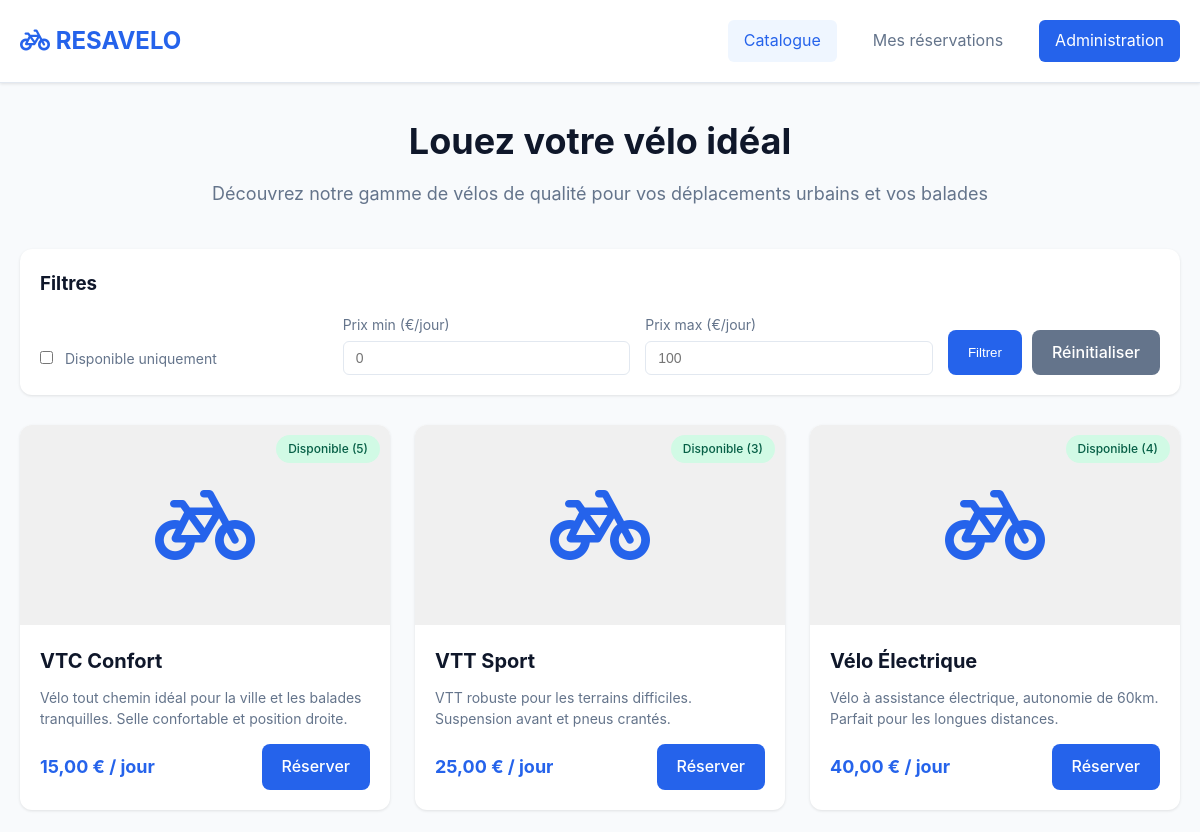
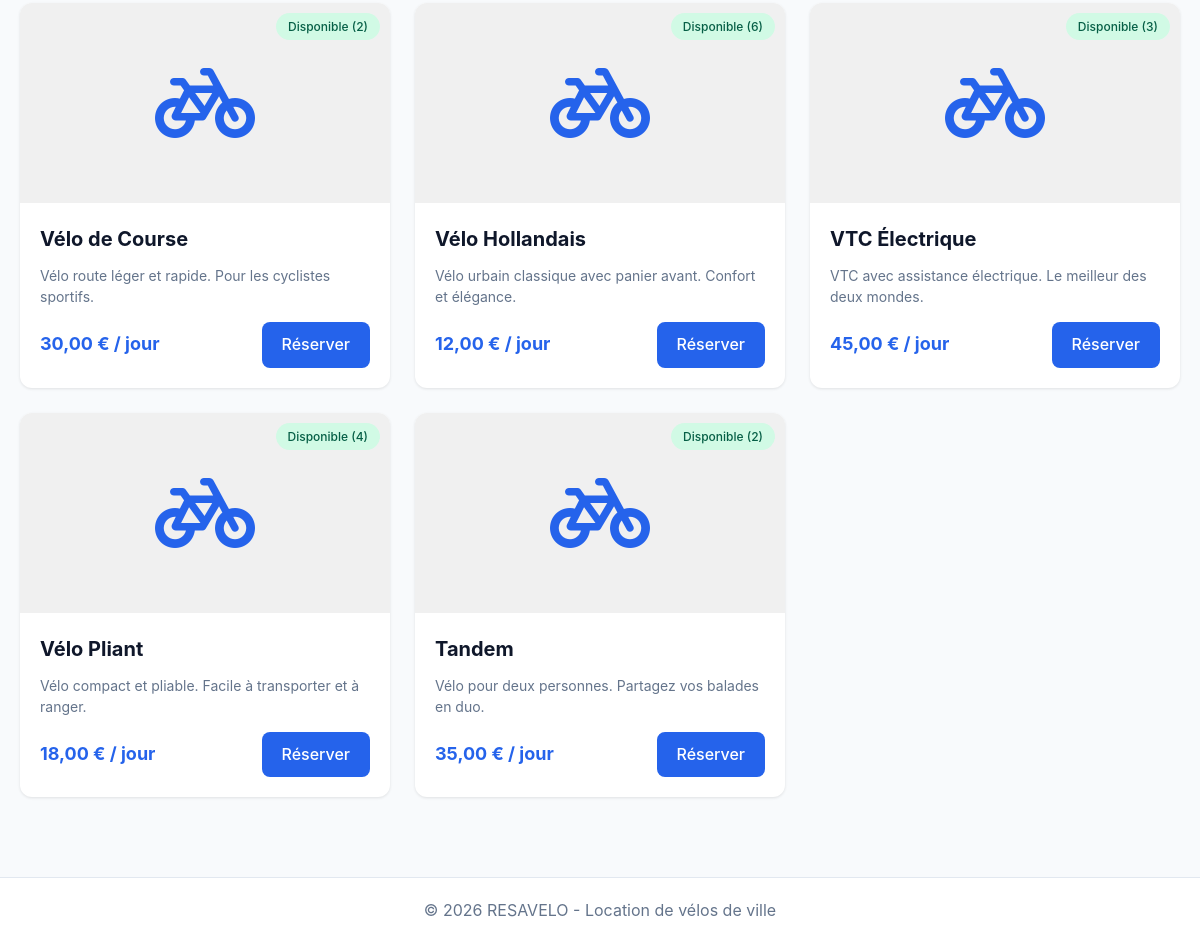
The page / on the database its author committed (2 pictures, top to bottom).
### tables this page shows
CREATE TABLE IF NOT EXISTS velos (
    id INT AUTO_INCREMENT PRIMARY KEY,
    name VARCHAR(100) NOT NULL,
    price DECIMAL(10, 2) NOT NULL,
    quantity INT NOT NULL DEFAULT 0,
    description TEXT,
    image_url VARCHAR(255),
    created_at TIMESTAMP DEFAULT CURRENT_TIMESTAMP
);

### includes/functions_velos.php (called while the page is built, shortened)
<?php
function getAllVelos($pdo, $filters = []) {
    $sql = "SELECT * FROM velos WHERE 1=1";
    $params = [];
    $sql .= " ORDER BY created_at DESC";
    try {
        $stmt = $pdo->prepare($sql);
        $stmt->execute($params);
        return $stmt->fetchAll();
    } catch (PDOException $e) {
        error_log("Erreur getAllVelos: " . $e->getMessage());
        return [];
    }
}

### includes/functions_calculation.php (called while the page is built, shortened)
<?php
function formatPrice($amount) {
    return number_format($amount, 2, ',', ' ') . ' €';
}

### public/index.php (the view, shortened to what this page needs)
<?php
require_once __DIR__ . '/../config/db_connect.php';
require_once __DIR__ . '/../includes/functions_velos.php';
require_once __DIR__ . '/../includes/functions_calculation.php';
$filters = [];
$velos = getAllVelos($pdo, $filters);
?>
<!DOCTYPE html>
<html lang="fr">
<head>
    <link rel="stylesheet" href="https://cdnjs.cloudflare.com/ajax/libs/font-awesome/6.4.0/css/all.min.css">
    <link rel="stylesheet" href="../assets/css/style.css">
</head>
<body>
    <header class="header">
        <div class="container">
            <div class="header-content">
                <h1 class="logo"><i class="fas fa-bicycle"></i> RESAVELO</h1>
                <nav class="nav">
                    <a href="index.php" class="nav-link active">Catalogue</a>
                    <a href="mes_reservations.php" class="nav-link">Mes réservations</a>
                    <a href="../admin/index.php" class="nav-link nav-link-admin">Administration</a>
                </nav>
            </div>
        </div>
    </header>
    <main class="main">
        <div class="container">
            <section class="hero">
                <h2>Louez votre vélo idéal</h2>
                <p>Découvrez notre gamme de vélos de qualité pour vos déplacements urbains et vos balades</p>
            </section>
            <section class="filters">
                <h3>Filtres</h3>
                <form method="GET" action="index.php" class="filter-form">
                    <div class="filter-group">
                        <label>
                            <input type="checkbox" name="disponible" value="1" <?= isset($_GET['disponible']) ? 'checked' : '' ?>>
                            Disponible uniquement
                        </label>
                    </div>
                    <div class="filter-group">
                        <label for="prix_min">Prix min (€/jour)</label>
                        <input type="number" id="prix_min" name="prix_min" min="0" step="1"
                            value="<?= $_GET['prix_min'] ?? '' ?>" placeholder="0">
                    </div>
                    <div class="filter-group">
                        <label for="prix_max">Prix max (€/jour)</label>
                        <input type="number" id="prix_max" name="prix_max" min="0" step="1"
                            value="<?= $_GET['prix_max'] ?? '' ?>" placeholder="100">
                    </div>
                    <div class="filter-actions">
                        <button type="submit" class="btn btn-primary">Filtrer</button>
                        <a href="index.php" class="btn btn-secondary">Réinitialiser</a>
                    </div>
                </form>
            </section>
            <section class="velos-grid">
                <?php if (empty($velos)): ?>
                    <div class="no-results">
                        <p>Aucun vélo ne correspond à vos critères.</p>
                    </div>
                <?php else: ?>
                    <?php foreach ($velos as $velo): ?>
                        <article class="velo-card">
                            <div class="velo-image">
                                <?php
                                $imagePath = '../assets/imgs/velos/' . htmlspecialchars($velo['image_url']);
                                if (!file_exists($imagePath)): ?>
                                    <i class="fas fa-bicycle"></i>
                                <?php else: ?>
                                    <img src="<?= $imagePath ?>"
                                        alt="Image actuelle"
                                        style="max-width: 200px; border-radius: 8px; margin: 10px 0;">
                                <?php endif; ?>
                                <?php if ($velo['quantity'] > 0): ?>
                                    <span class="badge badge-success">Disponible (<?= $velo['quantity'] ?>)</span>
                                <?php else: ?>
                                    <span class="badge badge-danger">Indisponible</span>
                                <?php endif; ?>
                            </div>
                            <div class="velo-content">
                                <h3 class="velo-name"><?= htmlspecialchars($velo['name']) ?></h3>
                                <p class="velo-description"><?= htmlspecialchars($velo['description']) ?></p>
                                <div class="velo-footer">
                                    <span class="velo-price"><?= formatPrice($velo['price']) ?> / jour</span>
                                    <?php if ($velo['quantity'] > 0): ?>
                                        <a href="reservation_form.php?velo_id=<?= $velo['id'] ?>" class="btn btn-primary">Réserver</a>
                                    <?php else: ?>
                                        <button class="btn btn-disabled" disabled>Indisponible</button>
                                    <?php endif; ?>
                                </div>
                            </div>
                        </article>
                    <?php endforeach; ?>
                <?php endif; ?>
            </section>
        </div>
    </main>
    <footer class="footer">
        <div class="container">
            <p>&copy; 2026 RESAVELO - Location de vélos de ville</p>
        </div>
    </footer>
</body>
</html>

### assets/css/style.css (style rules this page uses)
* { margin: 0; padding: 0; box-sizing: border-box; }
:root { --primary-color: #2563eb; --primary-hover: #1d4ed8; --secondary-color: #64748b; --success-color: #10b981; --danger-color: #ef4444; --warning-color: #f59e0b; --info-color: #06b6d4; --background: #f8fafc; --surface: #ffffff; --text-primary: #0f172a; --text-secondary: #64748b; --border: #e2e8f0; --shadow: 0 1px 3px rgba(0, 0, 0, 0.1); --shadow-lg: 0 10px 15px -3px rgba(0, 0, 0, 0.1); }
body { font-family: -apple-system, BlinkMacSystemFont, 'Segoe UI', Roboto, Oxygen, Ubuntu, Cantarell, sans-serif; line-height: 1.6; color: var(--text-primary); background-color: var(--background); }
.container { max-width: 1200px; margin: 0 auto; padding: 0 20px; }
.main { min-height: calc(100vh - 140px); padding: 30px 0; }
.header { background: var(--surface); border-bottom: 1px solid var(--border); padding: 20px 0; box-shadow: var(--shadow); }
.header-content { display: flex; justify-content: space-between; align-items: center; flex-wrap: wrap; gap: 20px; }
.logo { font-size: 24px; font-weight: bold; color: var(--primary-color); }
.nav { display: flex; gap: 20px; flex-wrap: wrap; }
.nav-link { color: var(--text-secondary); text-decoration: none; padding: 8px 16px; border-radius: 6px; transition: all 0.3s; }
.nav-link:hover, .nav-link.active { color: var(--primary-color); background: #eff6ff; }
.nav-link-admin { background: var(--primary-color); color: white; }
.hero { text-align: center; margin-bottom: 40px; }
.hero h2 { font-size: 36px; margin-bottom: 10px; color: var(--text-primary); }
.hero p { font-size: 18px; color: var(--text-secondary); }
.btn { display: inline-block; padding: 10px 20px; border-radius: 8px; text-decoration: none; font-weight: 500; transition: all 0.3s; border: none; cursor: pointer; text-align: center; }
.btn-primary { background: var(--primary-color); color: white; }
.btn-secondary { background: var(--secondary-color); color: white; }
.filters { background: var(--surface); padding: 20px; border-radius: 12px; box-shadow: var(--shadow); margin-bottom: 30px; }
.filters h3 { margin-bottom: 15px; color: var(--text-primary); }
.filter-form { display: flex; gap: 15px; flex-wrap: wrap; align-items: flex-end; }
.filter-group { flex: 1; min-width: 150px; }
.filter-group label { display: block; margin-bottom: 5px; color: var(--text-secondary); font-size: 14px; }
.filter-group input[type="number"], .filter-group input[type="text"], .filter-group input[type="email"], .filter-group input[type="date"] { width: 100%; padding: 8px 12px; border: 1px solid var(--border); border-radius: 6px; font-size: 14px; }
.filter-group input[type="checkbox"] { margin-right: 8px; }
.filter-actions { display: flex; gap: 10px; }
.velos-grid { display: grid; grid-template-columns: repeat(auto-fill, minmax(280px, 1fr)); gap: 25px; margin-top: 30px; }
.velo-card { background: var(--surface); border-radius: 12px; overflow: hidden; box-shadow: var(--shadow); transition: transform 0.3s, box-shadow 0.3s; }
.velo-image { position: relative; height: 200px; overflow: hidden; display: flex; align-items: center; justify-content: center; background: #f0f0f0; }
.velo-image i { font-size: 80px; color: var(--primary-color); }
.velo-image .badge { position: absolute; top: 10px; right: 10px; }
.velo-content { padding: 20px; }
.velo-name { font-size: 20px; margin-bottom: 10px; color: var(--text-primary); }
.velo-description { color: var(--text-secondary); font-size: 14px; margin-bottom: 15px; line-height: 1.5; }
.velo-footer { display: flex; justify-content: space-between; align-items: center; }
.velo-price { font-size: 18px; font-weight: bold; color: var(--primary-color); }
.badge { display: inline-block; padding: 4px 12px; border-radius: 20px; font-size: 12px; font-weight: 500; }
.badge-success { background: #d1fae5; color: #065f46; }
.footer { background: var(--surface); border-top: 1px solid var(--border); padding: 20px 0; text-align: center; color: var(--text-secondary); margin-top: 50px; }

### rows shown on the page
velos: quantity "5", name "VTC Confort", description "Vélo tout chemin idéal pour la ville et les balades tranquilles. Selle confortable et position droite.", price "15,00 €"
velos: quantity "3", name "VTT Sport", description "VTT robuste pour les terrains difficiles. Suspension avant et pneus crantés.", price "25,00 €"
velos: quantity "4", name "Vélo Électrique", description "Vélo à assistance électrique, autonomie de 60km. Parfait pour les longues distances.", price "40,00 €"
velos: quantity "2", name "Vélo de Course", description "Vélo route léger et rapide. Pour les cyclistes sportifs.", price "30,00 €"
velos: quantity "6", name "Vélo Hollandais", description "Vélo urbain classique avec panier avant. Confort et élégance.", price "12,00 €"
velos: quantity "3", name "VTC Électrique", description "VTC avec assistance électrique. Le meilleur des deux mondes.", price "45,00 €"
velos: quantity "4", name "Vélo Pliant", description "Vélo compact et pliable. Facile à transporter et à ranger.", price "18,00 €"
velos: quantity "2", name "Tandem", description "Vélo pour deux personnes. Partagez vos balades en duo.", price "35,00 €"
